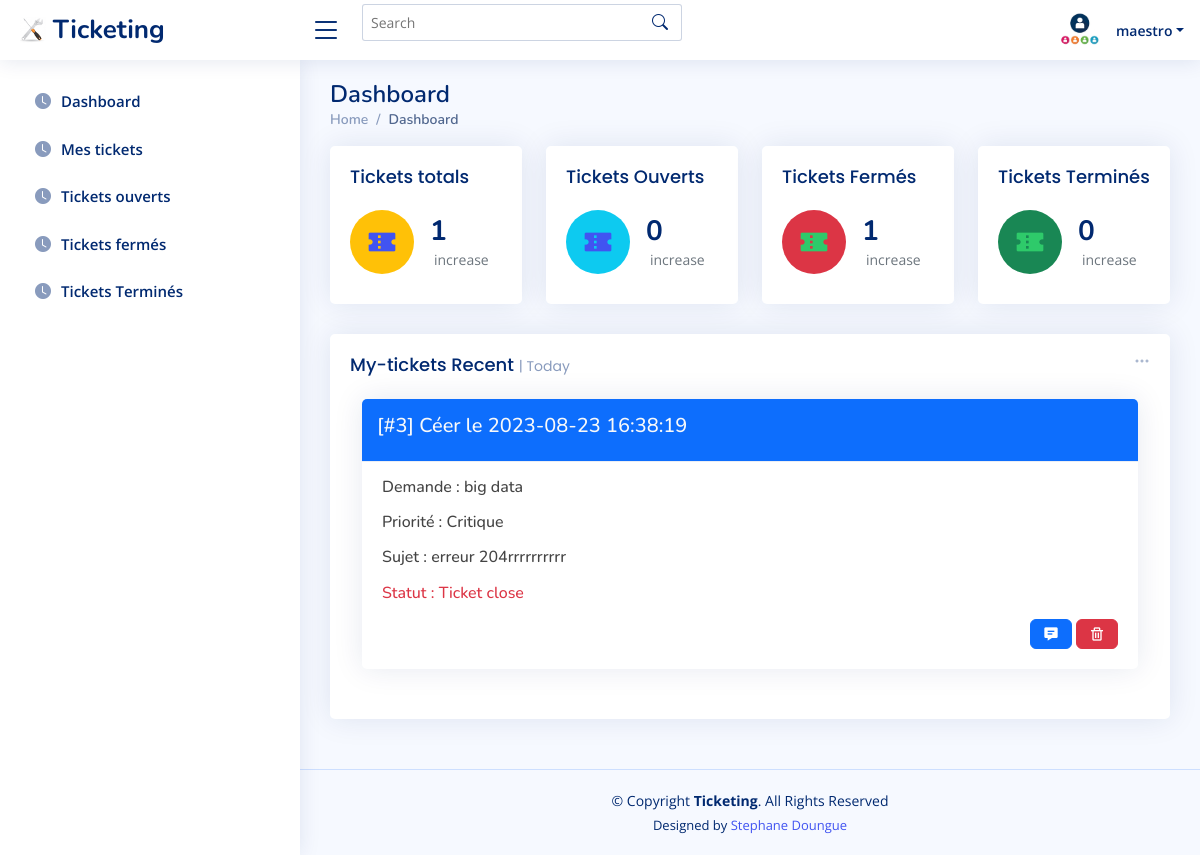
Screenshot of /client/client.php (signed in) with the database file from the repository.
### tables this page shows
CREATE TABLE `tickets` (
  `id` int(11) NOT NULL,
  `id_auteur` int(11) NOT NULL,
  `pseudo_auteur` varchar(255) NOT NULL,
  `demande` varchar(225) NOT NULL,
  `priorite` varchar(50) NOT NULL,
  `sujet` text NOT NULL,
  `description` text NOT NULL,
  `message` text NOT NULL,
  `piece_jointe` text NOT NULL DEFAULT 'null',
  `statut` varchar(255) NOT NULL DEFAULT 'En cours',
  `assigner` varchar(225) NOT NULL DEFAULT 'Non assigner',
  `date` timestamp NOT NULL DEFAULT current_timestamp()
);

### actions/questions/myQuestionsAction.php (called while the page is built)
<?php
require('../actions/database.php');
$getAllMyQuestions = $bdd->prepare('SELECT id, demande, priorite, sujet, description, message, piece_jointe, date, statut FROM tickets WHERE id_auteur = ? ORDER BY id DESC');
$getAllMyQuestions->execute(array($_SESSION['id']));

### client/my-tickets.php (the view)
<?php
    require('../actions/questions/myQuestionsAction.php');
?>
    <div class="container">
        <?php
            while($question = $getAllMyQuestions->fetch()){
                ?>
                <div class="card">
                    <div class="card-header bg-primary">
                           <h5 class='text-light'> [#<?= $question['id']; ?>] Céer le <?= $question['date']; ?> </h5>
                    </div>
                    <div class="card-body">
                    <p class="card-text">
                    <h6>Demande : <?= $question['demande']; ?></h6>
                            </p>
                    <p class="card-text">
                             <h6> Priorité : <?= $question['priorite']; ?></h6>
                            </p>
                           <p class="card-text">
                            <h6>Sujet :  <?= $question['sujet']; ?> </h6>
                            </p>
                            <?php
                             if($question['statut'] == 'close'){?>
                              <p class="card-text">
                               <h6 class="text-danger">Statut : Ticket <?= $question['statut']; ?> </h6>
                             </p>
                                    <?php }elseif($question['statut'] == 'En cours'){?>
                                        <p class="card-text">
                                           <h6 class="text-info">Statut : Ticket <?= $question['statut']; ?> </h6>
                                        </p>
                                        <?php    }else{?>
                                            <p class="card-text">
                                           <h6 class="text-success">Statut : Ticket <?= $question['statut']; ?> </h6>
                                            </p>
                                            <?php   }?>
                       <div class=' d-flex modal-footer'>
                        <a href="chat.php?id=<?= $question['id']; ?>" class="btn btn-primary"><i class="bx bxs-message-detail"></i></a>
                        <a href="../actions/questions/deleteTicketClientAction.php?id=<?= $question['id']; ?>" class="btn btn-danger ms-1"><i class="bx bx-trash"></i></a>
                       </div>
                    </div>
                </div>
                <?php
            }
        ?>
    </div>

### assets/css/style.css (style rules this page uses)
:root { scroll-behavior: smooth; }
body { font-family: "Open Sans", sans-serif; background: #f6f9ff; color: #444444; }
a { color: #4154f1; text-decoration: none; }
h1, h2, h3, h4, h5, h6 { font-family: "Nunito", sans-serif; }
.card { margin-bottom: 30px; border: none; border-radius: 5px; box-shadow: 0px 0 30px rgba(1, 41, 112, 0.1); }
.card-header, .card-footer { border-color: #ebeef4; background-color: #fff; color: #798eb3; padding: 15px; }
.card-body { padding: 0 20px 20px 20px; }

### rows the page displays
tickets: id "3", date "2023-08-23 16:38:19", demande "big data", priorite "Critique", sujet "erreur 204rrrrrrrrrr", statut "close"

### other values shown
$_SESSION['pseudo'] "maestro"
$donnees['NbNews'] "1"
$donnees['NbNews'] "0"
